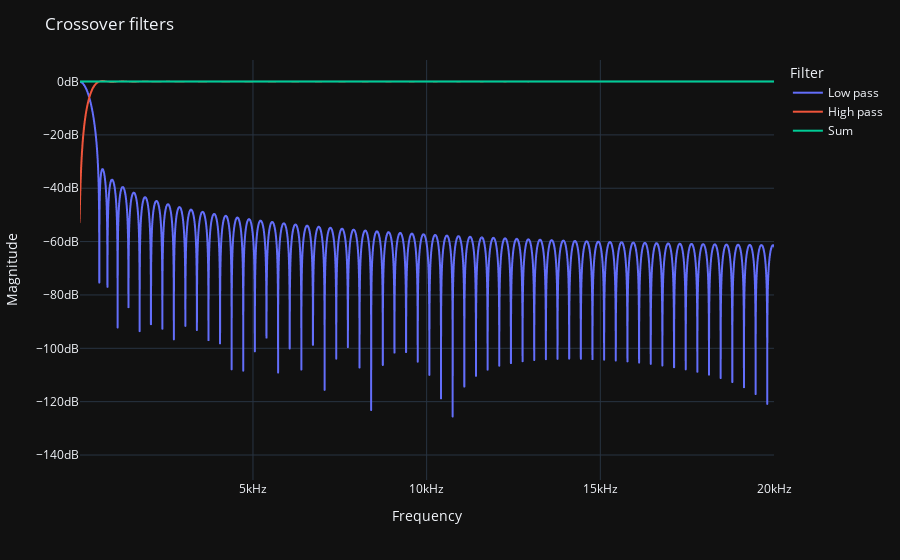

The code cell stored with this chart in its notebook:
### Markdown cell above
The block below will plot a generated crossover network

### Code cell
import numpy as np
import pandas as pd
import scipy.signal as signal
pd.options.plotting.backend = 'plotly'

#Set sampling frequency
fs = 48000

#Read data
h_lp = np.genfromtxt('lowpass_crossover.txt')
h_hp = np.genfromtxt('highpass_crossover.txt')

# Graph controls
dB = True
logX = False

#Drawing the filter
f, H_lp = signal.freqz(h_lp, 1, worN = 2**14, fs = fs)
f, H_hp = signal.freqz(h_hp, 1, worN = 2**14, fs = fs)

#Filter dataframe
df = pd.DataFrame(
    {
        'Low pass': abs(H_lp) if not dB else 20*np.log10(abs(H_lp)), 
        'High pass': abs(H_hp) if not dB else 20*np.log10(abs(H_hp)),
        'Sum' : abs(H_hp+H_lp) if not dB else 20*np.log10(abs(H_hp+H_lp)),
    }
).set_index(f)

#Plotting 
fig = df.plot(
    labels = dict(index='Frequency', value='Magnitude', variable='Filter'), 
    template='plotly_dark',
    log_x=logX
)

#Formating
fig.update_layout(
    title = 'Crossover filters',
    xaxis = dict(ticksuffix='Hz', range=[20, 20000] if not logX else [np.log10(20), np.log10(20000)]),
    yaxis = dict(ticksuffix='dB') if dB else dict(ticksuffix=''),
)
fig

### Figure 1 — Plotly figure (JSON) as saved in the notebook; plotly's stock layout.template omitted (floating-point values rounded to 4 significant figures; data arrays with more than 128 entries replaced by an {"elided": "..."} marker saying what was removed)
{"data": [{"hovertemplate": "Filter=Low pass<br>Frequency=%{x}<br>Magnitude=%{y}<extra></extra>", "legendgroup": "Low pass", "line": {"color": "#636efa", "dash": "solid"}, "marker": {"symbol": "circle"}, "mode": "lines", "name": "Low pass", "showlegend": true, "type": "scattergl", "x": {"elided": "16384 float values"}, "xaxis": "x", "y": {"elided": "16384 float values"}, "yaxis": "y"}, {"hovertemplate": "Filter=High pass<br>Frequency=%{x}<br>Magnitude=%{y}<extra></extra>", "legendgroup": "High pass", "line": {"color": "#EF553B", "dash": "solid"}, "marker": {"symbol": "circle"}, "mode": "lines", "name": "High pass", "showlegend": true, "type": "scattergl", "x": {"elided": "16384 float values"}, "xaxis": "x", "y": {"elided": "16384 float values"}, "yaxis": "y"}, {"hovertemplate": "Filter=Sum<br>Frequency=%{x}<br>Magnitude=%{y}<extra></extra>", "legendgroup": "Sum", "line": {"color": "#00cc96", "dash": "solid"}, "marker": {"symbol": "circle"}, "mode": "lines", "name": "Sum", "showlegend": true, "type": "scattergl", "x": {"elided": "16384 float values"}, "xaxis": "x", "y": {"elided": "16384 float values"}, "yaxis": "y"}], "layout": {"legend": {"title": {"text": "Filter"}, "tracegroupgap": 0}, "margin": {"t": 60}, "title": {"text": "Crossover filters"}, "xaxis": {"anchor": "y", "domain": [0, 1], "range": [20, 20000], "ticksuffix": "Hz", "title": {"text": "Frequency"}}, "yaxis": {"anchor": "x", "domain": [0, 1], "ticksuffix": "dB", "title": {"text": "Magnitude"}}}}
